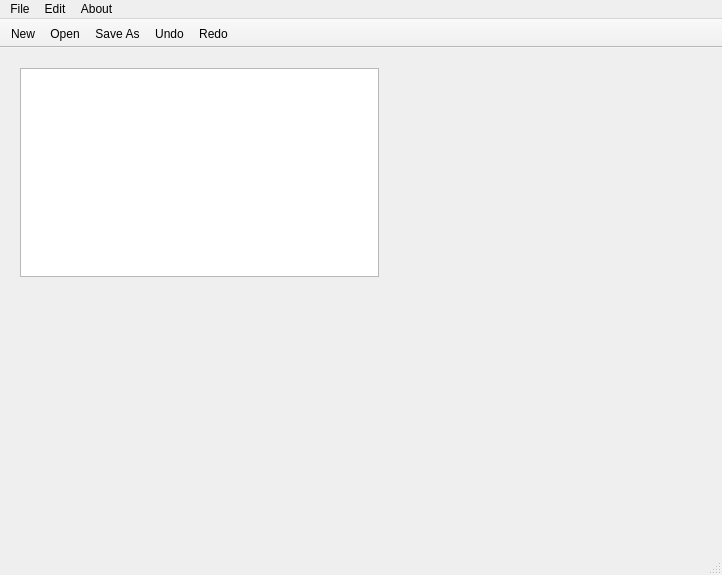
<?xml version="1.0" encoding="UTF-8"?>
<ui version="4.0">
 <class>MainWindow</class>
 <widget class="QMainWindow" name="MainWindow">
  <property name="geometry">
   <rect>
    <x>0</x>
    <y>0</y>
    <width>722</width>
    <height>575</height>
   </rect>
  </property>
  <property name="windowTitle">
   <string>QT Notepad</string>
  </property>
  <property name="windowIcon">
   <iconset>
    <normalon>:/Icons/document-edit.svg</normalon>
   </iconset>
  </property>
  <widget class="QWidget" name="centralWidget">
   <widget class="QWidget" name="verticalLayoutWidget">
    <property name="geometry">
     <rect>
      <x>9</x>
      <y>9</y>
      <width>381</width>
      <height>231</height>
     </rect>
    </property>
    <layout class="QVBoxLayout" name="verticalLayout">
     <item>
      <widget class="QTextEdit" name="textEdit">
       <property name="font">
        <font>
         <family>Consolas</family>
         <pointsize>11</pointsize>
        </font>
       </property>
      </widget>
     </item>
    </layout>
   </widget>
  </widget>
  <widget class="QMenuBar" name="menuBar">
   <property name="geometry">
    <rect>
     <x>0</x>
     <y>0</y>
     <width>722</width>
     <height>21</height>
    </rect>
   </property>
   <widget class="QMenu" name="menuFile">
    <property name="title">
     <string>File</string>
    </property>
    <addaction name="actionNew"/>
    <addaction name="actionOpen"/>
    <addaction name="actionSave_As"/>
    <addaction name="actionPrint"/>
    <addaction name="actionExit"/>
   </widget>
   <widget class="QMenu" name="menuEdit">
    <property name="title">
     <string>Edit</string>
    </property>
    <addaction name="actionCopy"/>
    <addaction name="actionPaste"/>
    <addaction name="actionCut"/>
    <addaction name="actionUndo"/>
    <addaction name="actionRedo"/>
   </widget>
   <widget class="QMenu" name="menuAbout">
    <property name="title">
     <string>About</string>
    </property>
    <addaction name="actionQT_Notepad"/>
   </widget>
   <addaction name="menuFile"/>
   <addaction name="menuEdit"/>
   <addaction name="menuAbout"/>
  </widget>
  <widget class="QToolBar" name="mainToolBar">
   <property name="movable">
    <bool>false</bool>
   </property>
   <property name="floatable">
    <bool>false</bool>
   </property>
   <attribute name="toolBarArea">
    <enum>TopToolBarArea</enum>
   </attribute>
   <attribute name="toolBarBreak">
    <bool>false</bool>
   </attribute>
   <addaction name="actionNew"/>
   <addaction name="actionOpen"/>
   <addaction name="actionSave_As"/>
   <addaction name="actionUndo"/>
   <addaction name="actionRedo"/>
  </widget>
  <widget class="QStatusBar" name="statusBar"/>
  <action name="actionNew">
   <property name="icon">
    <iconset>
     <normalon>:/Icons/document-new.svg</normalon>
    </iconset>
   </property>
   <property name="text">
    <string>New</string>
   </property>
  </action>
  <action name="actionOpen">
   <property name="icon">
    <iconset>
     <normalon>:/Icons/document-open.svg</normalon>
    </iconset>
   </property>
   <property name="text">
    <string>Open...</string>
   </property>
  </action>
  <action name="actionSave_As">
   <property name="icon">
    <iconset>
     <normalon>:/Icons/document-save.svg</normalon>
    </iconset>
   </property>
   <property name="text">
    <string>Save As...</string>
   </property>
  </action>
  <action name="actionPrint">
   <property name="icon">
    <iconset>
     <normalon>:/Icons/document-print.svg</normalon>
    </iconset>
   </property>
   <property name="text">
    <string>Print</string>
   </property>
  </action>
  <action name="actionExit">
   <property name="icon">
    <iconset>
     <normalon>:/Icons/document-close.svg</normalon>
    </iconset>
   </property>
   <property name="text">
    <string>Exit</string>
   </property>
  </action>
  <action name="actionCopy">
   <property name="icon">
    <iconset>
     <normalon>:/Icons/document-multiple.svg</normalon>
    </iconset>
   </property>
   <property name="text">
    <string>Copy</string>
   </property>
  </action>
  <action name="actionPaste">
   <property name="icon">
    <iconset>
     <normalon>:/Icons/edit-paste.svg</normalon>
    </iconset>
   </property>
   <property name="text">
    <string>Paste</string>
   </property>
  </action>
  <action name="actionCut">
   <property name="icon">
    <iconset>
     <normalon>:/Icons/edit-cut.svg</normalon>
    </iconset>
   </property>
   <property name="text">
    <string>Cut</string>
   </property>
  </action>
  <action name="actionUndo">
   <property name="icon">
    <iconset>
     <normalon>:/Icons/edit-undo.svg</normalon>
    </iconset>
   </property>
   <property name="text">
    <string>Undo</string>
   </property>
  </action>
  <action name="actionRedo">
   <property name="icon">
    <iconset>
     <normalon>:/Icons/edit-redo.svg</normalon>
    </iconset>
   </property>
   <property name="text">
    <string>Redo</string>
   </property>
  </action>
  <action name="actionQT_Notepad">
   <property name="icon">
    <iconset>
     <normalon>:/Icons/document-edit.svg</normalon>
    </iconset>
   </property>
   <property name="text">
    <string>QT Notepad</string>
   </property>
  </action>
 </widget>
 <layoutdefault spacing="6" margin="11"/>
 <resources/>
 <connections/>
</ui>
